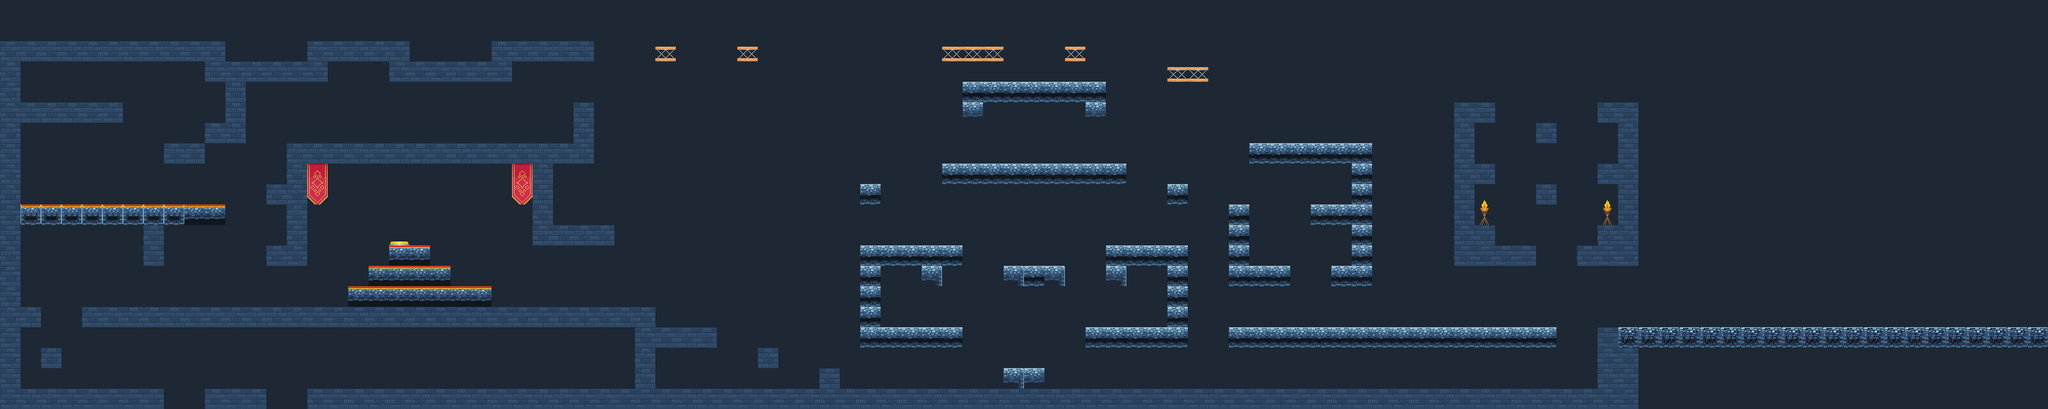

The image is a tile-based game level rendered from a .tmx file. Its description and source (layers, tilesets, objects; grid data summarised) follow:
An orthogonal 100x20 tile map with 32x32 px tiles, 3 tile layers (bg, bg_n, fg) and 73 objects (hero_Mountains, route).

<map version="1.0" tiledversion="1.0.3" orientation="orthogonal" renderorder="right-down" width="100" height="20" tilewidth="32" tileheight="32" nextobjectid="90">
 <tileset firstgid="1" source="Hunters.tsx" />
 <layer name="bg" width="100" height="20">
  <data>[2000 cells, 2000 non-empty, 2 distinct tile ids]</data>
 </layer>
 <layer name="bg_n" width="100" height="20">
  <data>[2000 cells, 2000 non-empty, 1 distinct tile ids]</data>
 </layer>
 <layer name="fg" width="100" height="20">
  <data>[2000 cells, 391 non-empty, 13 distinct tile ids]</data>
 </layer>
 <objectgroup name="ground">
  <object id="1" x="2498" y="162" width="61" height="30" />
  <object id="2" x="2399" y="192" width="31" height="28" />
  <object id="5" x="2401" y="288" width="32" height="31" />
  <object id="6" x="2530" y="195" width="28" height="220" />
  <object id="7" x="2499" y="356" width="26" height="59" />
  <object id="8" x="2465" y="387" width="29" height="26" />
  <object id="9" x="2498" y="257" width="27" height="30" />
  <object id="10" x="2273" y="162" width="62" height="27" />
  <object id="11" x="2275" y="196" width="28" height="216" />
  <object id="12" x="2309" y="387" width="88" height="28" />
  <object id="13" x="2307" y="355" width="26" height="25" />
  <object id="14" x="2309" y="260" width="26" height="24" />
  <object id="15" x="2497" y="511" width="700" height="125" />
  <object id="18" x="483" y="610" width="2010" height="28" />
  <object id="19" x="321" y="611" width="94" height="28" />
  <object id="20" x="4" y="611" width="251" height="26" />
  <object id="21" x="2" y="65" width="27" height="541" />
  <object id="22" x="1955" y="226" width="186" height="30" />
  <object id="24" x="2047" y="322" width="62" height="27" />
  <object id="25" x="2082" y="417" width="62" height="28" />
  <object id="26" x="1921" y="513" width="510" height="30" />
  <object id="32" x="897" y="162" width="29" height="58" />
  <object id="33" x="770" y="67" width="156" height="25" />
  <object id="34" x="610" y="99" width="190" height="28" />
  <object id="35" x="480" y="65" width="158" height="29" />
  <object id="36" x="322" y="99" width="189" height="26" />
  <object id="37" x="129" y="65" width="222" height="28" />
  <object id="38" x="34" y="66" width="30" height="27" />
  <object id="39" x="34" y="161" width="157" height="29" />
  <object id="40" x="449" y="225" width="479" height="29" />
  <object id="41" x="128" y="483" width="895" height="27" />
  <object id="43" x="1825" y="101" width="62" height="26" />
  <object id="46" x="257" y="224" width="59" height="28" />
  <object id="47" x="322" y="191" width="61" height="30" />
  <object id="48" x="354" y="130" width="28" height="56" />
  <object id="49" x="451" y="259" width="27" height="155" />
  <object id="50" x="415" y="289" width="30" height="30" />
  <object id="51" x="418" y="383" width="28" height="31" />
  <object id="53" x="34" y="322" width="317" height="29" />
  <object id="54" x="224" y="357" width="30" height="58" />
  <object id="55" x="33" y="482" width="30" height="30" />
  <object id="56" x="64" y="543" width="33" height="31" />
  <object id="57" x="995" y="513" width="26" height="31" />
  <object id="58" x="1028" y="514" width="91" height="29" />
  <object id="59" x="834" y="262" width="28" height="121" />
  <object id="60" x="867" y="356" width="91" height="25" />
  <object id="61" x="1187" y="543" width="28" height="31" />
  <object id="62" x="1281" y="577" width="31" height="29" />
  <object id="63" x="1661" y="65" width="33" height="28" />
  <object id="64" x="1476" y="67" width="90" height="26" />
  <object id="66" x="1154" y="64" width="29" height="27" />
  <object id="67" x="1026" y="68" width="29" height="26" />
  <object id="68" x="1920" y="320" width="31" height="129" />
  <object id="69" x="2114" y="260" width="27" height="154" />
  <object id="70" x="1957" y="420" width="55" height="27" />
  <object id="71" x="1826" y="290" width="29" height="32" />
  <object id="72" x="1729" y="384" width="124" height="29" />
  <object id="73" x="1826" y="419" width="28" height="88" />
  <object id="77" x="1510" y="129" width="218" height="26" />
  <object id="78" x="1700" y="165" width="27" height="23" />
  <object id="79" x="1509" y="165" width="26" height="25" />
  <object id="80" x="1568" y="576" width="61" height="27" />
  <object id="81" x="1698" y="512" width="157" height="32" />
  <object id="82" x="1729" y="417" width="27" height="31" />
  <object id="83" x="1476" y="258" width="283" height="28" />
  <object id="84" x="1347" y="384" width="158" height="27" />
  <object id="85" x="1572" y="417" width="92" height="29" />
  <object id="86" x="1345" y="290" width="29" height="30" />
  <object id="87" x="1346" y="418" width="28" height="92" />
  <object id="88" x="1346" y="514" width="159" height="26" />
  <object id="89" x="1441" y="419" width="30" height="28" />
 </objectgroup>
 <objectgroup name="points">
  <object id="76" name="hero_Mountains" x="3153" y="495" />
 </objectgroup>
 <objectgroup name="triggers">
  <object id="75" name="route" x="3183" y="3" width="8" height="504">
   <properties>
    <property name="value" value="Mountains" />
   </properties>
  </object>
 </objectgroup>
 <objectgroup name="entities" />
 <objectgroup name="creatures" />
 <objectgroup name="objects" />
</map>